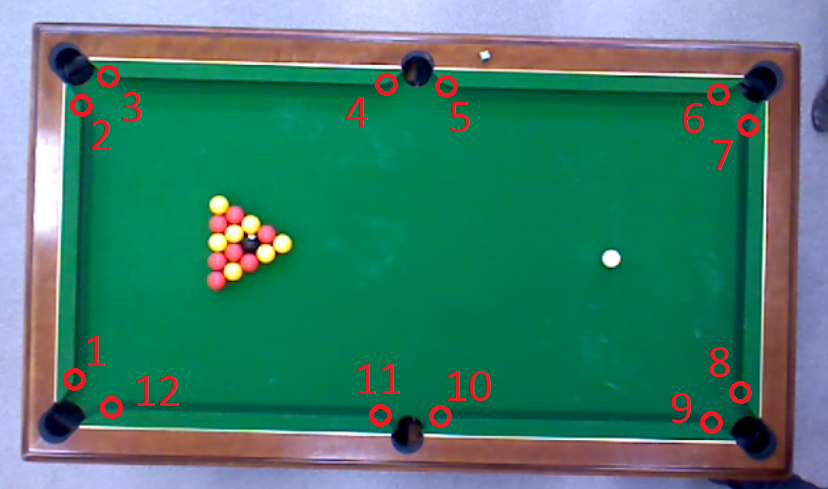
//> input picture Com/image_clicks.png, 828 x 489 px, given in place of Capture_20150204_1.mp4, which was not available
$ ./Main   (built with g++ and OpenCV 4)
//> lines starting //> are read from the running program, lines starting //| are printed output that depends on the picture; after the words box and inside, x2 and y2 are one past the last pixel; in counts of white or black regions, pixels touching at a corner belong together; pictures that were not available may be replaced by others from this repository, and a replacement may not be noted
### opencv/Main.h
using namespace cv;
using namespace std;

struct Bille
{
	int x;
	int y;
	string color; //N (noir), B(blanc), J(jaune) ou R(rouge)
};

struct Droite{
	int a;
	int b;
	int c;
};

struct Segment{
	Droite d;
	Point p1;
	Point p2;
};

struct Vecteur {
	int x;
	int y;
};

### opencv/Main.cpp
//todo Bug: Le tracé de la queue est parfois affiché comme le symétrique de la position réelle
//todo Bug: la fonctionnalité rebonds ne fonctionne pas
//todo Ne chercher des cercles (boules) que sur le terrain de jeu (délimité par les bandes)
//todo Simplifier le main (isoler chaque partie sous forme de fonctions séparées
//todo Pour la canne : selectionner sa couleur avec du threshold, appliquer une fonction pour trouver son skelette, faire de la detection de ligne la dessus

#include "opencv2/highgui/highgui.hpp"
#include "opencv2/imgproc/imgproc.hpp"
#include "Main.h"
#include <iostream>
#include <cmath>
#include <string>
#include <vector>

//#define NBR	2

#define PI 3.14159265

Point posBlanche; //Position de la boule blanche sur la vidéo
bool blancheDetected = false; //Booléen pour savoir si la blanche a été trouvée

int maxCanneX = 640; //todo A modifier: dépend de la résolution de la vidéo
int minCanneX = 0;
int maxCanneY = 480; //todo A modifier: dépend de la résolution de la vidéo
int minCanneY = 0;

int ecartCanne = 100; //Définit le demi-côté du cadre autour de la blanche dans lequel on cherche la canne

int coefDirCanne = 0;
int ordOrigCanne = 0;

int compteurDePoint = 0;
int compteurDeCouleur = 0;
int compteurDeLigne = 0; //todo Trouver la signification

Rect myROI, ROICanne;

vector<Vec4i> lines;

Mat matRecadrer, matRotatedFrame, blam, dst, cdst;

int thresholdCanny = 9;
int thresholdCenter = 16;

int minLineLengh = 5;
int maxLineGap = 3;

int minRed = 110; //Valeur de couleur minimale qui définit le rouge
int maxRed = 130; //Valeur de couleur maximale qui définit le rouge
int maxNoire = 120; //Valeur de valeur maximale en dessous de laquelle on considère que c'est noir
int maxBlanche = 40; //Valeur de saturation maximale en dessous de laquelle on considère que c'est blanc
int minJaune = 80; //Valeur de couleur minimale qui définit le jaune
int maxJaune = 105; //Valeur de couleur maximale qui définit le jaune

//Paramêtres des cercles
const int DIST_MIN = 5;
const int MIN_SIZE = 5;
const int MAX_SIZE = 10;

const string curseurWindowName = "curseurs";

Droite droite(Point p1, Point p2);

Segment segment(Point p1, Point p2);

Point croisement(Droite d1, Droite d2);

bool appartient(Segment s, Point p);

// [20 lines left out: function intersection, not called in this run]

int pscalaire(Point p1, Point p2, Point p3, Point p4);

Point sym(Segment s, Point a);

// [26 lines left out: functions getPerpendiculaire, on_curseur, not called in this run]

void createcurseurs(){
	//crée une fenêtre de curseurs


	namedWindow(curseurWindowName, 0);
	//crée de la mémoire pour stocker les noms des curseurs
	char curseurName[50];
	sprintf(curseurName, "UpperCanny", thresholdCanny);
	sprintf(curseurName, "CenterDetection", thresholdCenter);

	sprintf(curseurName, "Min Red", minRed);
	sprintf(curseurName, "Max Red", maxRed);
	sprintf(curseurName, "Max Noire", maxNoire);
	sprintf(curseurName, "Max Blanche", maxBlanche);
	sprintf(curseurName, "Min Jaune", minJaune);
	sprintf(curseurName, "Max Jaune", maxJaune);


	createTrackbar("UpperCanny", curseurWindowName, &thresholdCanny, 20, on_curseur);
	createTrackbar("CenterDetection", curseurWindowName, &thresholdCenter, 50, on_curseur);


	createTrackbar("Min Red", curseurWindowName, &minRed, 255, on_curseur);
	createTrackbar("Max Red", curseurWindowName, &maxRed, 255, on_curseur);
	createTrackbar("Max Noire", curseurWindowName, &maxNoire, 255, on_curseur);
	createTrackbar("Max Blanche", curseurWindowName, &maxBlanche, 255, on_curseur);
	createTrackbar("Min Jaune", curseurWindowName, &minJaune, 255, on_curseur);
	createTrackbar("Max Jaune", curseurWindowName, &maxJaune, 255, on_curseur);

}

vector<Point> rebond(const Point coin[12], const Point boules[15], const Point blanche, const Point cane[2], const int rayon);

//Création d'un tableau de 12 points pour définir les bandes du billard, et les trous
Point rectangleBillard[12]; // Ensemble de points définissant les bandes du billard

//tableau des 4 points moyens
Point rectMoy[4];

//La canne
Point cannePoint[2];

Point positionBilles[16]; //Tableau des positions des billes non-blanches
vector<Point> Rebonds; //Vecteur de la prédiction des rebonds de la boule blanche

// Fonction pour récupérer les actions de la souris
// [14 lines left out: function CallBackFunc, not called in this run]

int main(int argc, char* argv[])
{
	posBlanche.x = 0;
	posBlanche.y = 0;
	//Initialisation de rectangleBillard (les bors du billards sont initialisés à des valeurs plausibles
	rectangleBillard[0].x = 85;
	rectangleBillard[0].y = 309;
	rectangleBillard[1].x = 58;
	rectangleBillard[1].y = 102;
	rectangleBillard[2].x = 80;
	rectangleBillard[2].y = 74;
	rectangleBillard[3].x = 287;
	rectangleBillard[3].y = 69;
	rectangleBillard[4].x = 349;
	rectangleBillard[4].y = 68;
	rectangleBillard[5].x = 540;
	rectangleBillard[5].y = 61;
	rectangleBillard[6].x = 575;
	rectangleBillard[6].y = 84;
	rectangleBillard[7].x = 571;
	rectangleBillard[7].y = 257;
	rectangleBillard[8].x = 560;
	rectangleBillard[8].y = 305;
	rectangleBillard[9].x = 358;
	rectangleBillard[9].y = 319;
	rectangleBillard[10].x = 294;
	rectangleBillard[10].y = 316;
	rectangleBillard[11].x = 103;
	rectangleBillard[11].y = 329;
	myROI = cvRect(rectangleBillard[0].x, rectangleBillard[2].y, rectangleBillard[7].x - rectangleBillard[0].x, rectangleBillard[8].y - rectangleBillard[2].y);

	// Chargement de la vidéo pour lecture
	//todo insérer en paramètre en début de programme
	VideoCapture cap("Capture_20150204_1.mp4");

	// En cas d'échec, fin du programme
	if (!cap.isOpened())
	{
		cout << "Impossible d'ouvrir le fichier vidéo" << endl;
		return -1;
	}

	const char* pzOriginalWindowName = "Original Video, Définissez les bandes ici";
	namedWindow(pzOriginalWindowName, CV_WINDOW_AUTOSIZE);

	const char* pzRotatingWindowName = "Rotated Video";
	//namedWindow( pzRotatingWindowName, CV_WINDOW_AUTOSIZE );

	const char* pzCirclesWindowName = "Circles Video";
	//namedWindow( pzCirclesWindowName, CV_WINDOW_AUTOSIZE );

	//Create the curseurs window
	createcurseurs();

	double iAngle = 180;
	double iAngle1 = 180;
	double iAngle2 = 180;
	double iAngle3 = 180;
	double iAngle4 = 180;

	while (true)
	{
		Mat matOriginalFrame;

		// Lecture d'une nouvelle image de la vidéo
		bool bSuccess = cap.read(matOriginalFrame);
//> matOriginalFrame is the input picture: 489 rows x 828 cols, CV_8UC3; mean B, G, R 108.6, 124.5, 63.9

		// En cas d'échec, fin du programme
		if (!bSuccess)
		{
			cout << "Cannot read the frame from video file" << endl;
			break;
		}

		imshow(pzOriginalWindowName, matOriginalFrame);

		//On déclare la fonction qui permet de déclecher tous les événements liés au clic de souris
		setMouseCallback(pzOriginalWindowName, CallBackFunc, NULL); //On choisi la fenêtre sur laquelle on travail

		//On affiche la fenêtre recadrée que lorsqu'on a fini de cliquer les 12 points
		if (compteurDePoint > 11)
		{
			// [42 lines of commented-out code are left out]
			matRecadrer = matOriginalFrame; // à enlever
		}
		else //On prend l'image d'origine tant qu'on a pas recadré l'image
		{
			matRecadrer = matOriginalFrame;
		}

		/////////////////////////////////////////////// Detection de Lignes //////////////////////////////////////////////////////////////////////////////////////////////

		Mat matLine;

		if (blancheDetected = false)//Si la boule blanche n'est pas détectée
		{
			//Alors on cherche à l'intérieur de tout le billard
			ROICanne = myROI;
			//cout << "lines est empty" << endl;
		}
		else//la boule blanche est détectée
		{
			//Alors on cherche à proximité de la position précédente de la boule blanche, dans les limites où le cadre ne dépasse pas la matrice originale
			ROICanne = cvRect(min(max(0, posBlanche.x - ecartCanne),matOriginalFrame.cols-1-2*ecartCanne), min(max(0,posBlanche.y - ecartCanne),matOriginalFrame.rows-1-2*ecartCanne), 2 * ecartCanne, 2 * ecartCanne);
			//cout << "On a trouvé une canne" << endl;
		}

		blancheDetected = false; //Si la boule blanche était détectée on remet à false pour le tour suivant
		matLine = matOriginalFrame(ROICanne);
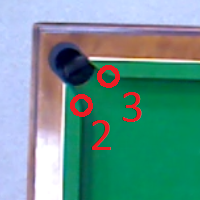
//> matLine: 200 rows x 200 cols, CV_8UC3; mean B, G, R 143, 147.7, 102.6

		Canny(matLine, dst, 50, 50*3, 3);
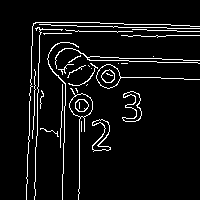
//> dst: 200 rows x 200 cols, CV_8UC1; 6.3% white in thin lines or dots, all inside (x1, y1, x2, y2) = (26, 22, 200, 200)

		HoughLinesP(dst, lines, 1, CV_PI / 360, 50, minLineLengh, maxLineGap); //Plus le 3eme membre est petit plus la fonction est précise mais lente
//> lines = 35 lines (x1, y1, x2, y2), first 8: [168, 62, 197, 62], [97, 26, 117, 26], [27, 176, 27, 154], [65, 105, 65, 83], [100, 57, 147, 58], [36, 146, 37, 97], [145, 24, 170, 24], [30, 100, 31, 50]

		for (size_t i = 0; i < lines.size(); i++)
		{
			Vec4i l = lines[i];

			line(matLine, Point(l[0], l[1]), Point(l[2], l[3]), Scalar(0, 0, 255), 1, CV_AA);
			//On essaye d'identifier les lignes correspondant à la canne
		}
//> this loop made 35 passes
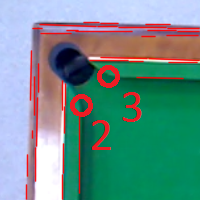
//> matLine: 200 rows x 200 cols, CV_8UC3; 8.51% of pixels changed, all inside (x1, y1, x2, y2) = (25, 21, 200, 200)

		//Calcul de la moyenne des coeficients directeurs
		for (size_t j = 0; j < lines.size(); j++)
		{
			if (lines[j][2] - lines[j][0] != 0) //On évite la division par zéro
			{
				int coefDir;
				//int ordOrig;
				int maxX = max(lines[j][0], lines[j][2]);
				int minX = min(lines[j][0], lines[j][2]);
				if (lines[j][0] == maxX)
				{
					int temp = lines[j][3];
					lines[j][3] = lines[j][1];
					lines[j][1] = temp;
				}
				coefDir = (lines[j][3] - lines[j][1]) / (maxX - minX);
				//ordOrig = lines[j][1] - coefDir * lines[j][0];
				//On fait la moyenne des coef directeurs et des ordonnées à l'origine
				coefDirCanne = (coefDirCanne + coefDir) / (j + 1);
				//ordOrigCanne = (ordOrigCanne + ordOrig) / (j + 1);
			}
		}
//> this loop made 35 passes
//> (maxX, minX, coefDir, coefDirCanne) on passes 1, 2, 5, 6, 7, 8, 10, 12: (197, 168, 0, 0), (117, 97, 0, 0), (147, 100, 0, 0), (37, 36, -49, -1431655774), (170, 145, 0, -2045222524), (31, 30, -50, -255652822), (199, 167, 0, -1743552201), (183, 136, 0, 1286359748)
//> after the loop, coefDirCanne = 0
		//Calcul des max en min
		for (size_t k = 0; k < lines.size(); k++)
		{
			maxCanneX = max(lines[k][0], lines[k][2]);
			maxCanneY = max(lines[k][1], lines[k][3]);
			minCanneX = min(lines[k][0], lines[k][2]);
			minCanneY = min(lines[k][1], lines[k][3]);
		}
//> this loop made 35 passes
//> (maxCanneX, maxCanneY, minCanneX, minCanneY) on passes 1 to 8: (197, 62, 168, 62), (117, 26, 97, 26), (27, 176, 27, 154), (65, 105, 65, 83), (147, 58, 100, 57), (37, 146, 36, 97), (170, 24, 145, 24), (31, 100, 30, 50)

		if (coefDirCanne <= 0)
		{
			cannePoint[0].x = minCanneX;
//> cannePoint = 2 Points (x, y): [148, 0], [0, 0]
			cannePoint[0].y = minCanneY;
//> cannePoint = 2 Points (x, y): [148, 58], [0, 0]
			cannePoint[1].x = maxCanneX;
//> cannePoint = 2 Points (x, y): [148, 58], [199, 0]
			cannePoint[1].y = maxCanneY;
//> cannePoint = 2 Points (x, y): [148, 58], [199, 60]
		}
		if (coefDirCanne > 0)
		{
			cannePoint[0].x = minCanneX;
			cannePoint[0].y = maxCanneY;
			cannePoint[1].x = maxCanneX;
			cannePoint[1].y = minCanneY;
		}
		imshow(pzRotatingWindowName, dst);
		////////////////////////////////////// Detection de cercles //////////////////////////////////////////////////////////////////////


		//On crée deux matrices
		//src : image d'origine
		//gray : image convertie en noir et blanc
		Mat src, gray;
		//src = imread( "building.jpg", 1 );resize(src,src,Size(640,480));
		//cap.read(src);
		src = matRecadrer;
		//Conversion de l'image source en N&B, stockage dans la matrice 'gray'
		cvtColor(src, gray, CV_BGR2GRAY);
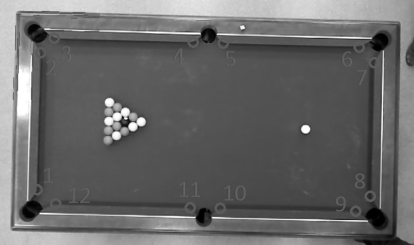
//> gray: 489 rows x 828 cols, CV_8UC1 (shown at 1/2 size); min 0, max 255, mean 104.3

		// On réduit le bruit par un flou gaussien pour affiner la détection des cercles
		// N&B -> N&B
		GaussianBlur(gray, gray, Size(13, 13), 1, 1);

		vector<Vec3f> circles;

		//circles.resize(16); // Redéfinit le nombre de cercles recherchés -> il faudrait trouver comment utiliser gpu car dans ce cas le nombre de cercles est un paramêtre de HoughCircle -> c'est mieux !!!

		// Application la transformée de Hough pour trouver les cercles
		HoughCircles(gray, circles, CV_HOUGH_GRADIENT, 1, DIST_MIN, thresholdCanny, thresholdCenter, MIN_SIZE, MAX_SIZE);
//> circles = 34 circles (x, y, radius), first 12: [460.5, 122.5, 9.4], [248.5, 262.5, 8.2], [232.5, 270.5, 8.2], [610.5, 257.5, 8.2], [218.5, 204.5, 9.4], [250.5, 223.5, 8.2], [265.5, 252.5, 9.4], [281.5, 243.5, 9.4], [678.5, 402.5, 8.2], [100.5, 128.5, 9.4], [216.5, 259.5, 9.4], [721.5, 353.5, 6.9]


		// Dessin des cercles détectés
		for (size_t i = 0; i < circles.size(); i++)
		{
			Point center(cvRound(circles[i][0]), cvRound(circles[i][1]));
			int radius = cvRound(circles[i][2]);
			//circle( src, center, 2, Scalar(0,255,0), -1, 8, 0 );// circle center
			circle(src, center, radius, Scalar(255, 255, 0), 1, 8, 0);// circle outline
			//cout << "center : " << center << "\nradius : " << radius << endl;
		}
//> this loop made 34 passes
//> (center, radius) on passes 1 to 8: (Point(460, 122), 9), (Point(248, 262), 8), (Point(232, 270), 8), (Point(610, 258), 8), (Point(218, 204), 9), (Point(250, 224), 8), (Point(266, 252), 9), (Point(282, 244), 9)
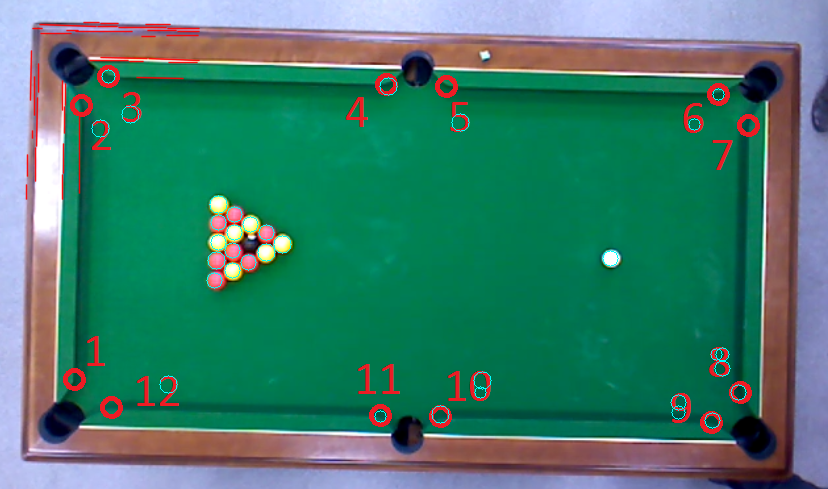
//> src: 489 rows x 828 cols, CV_8UC3; mean B, G, R 108.6, 124.4, 63.7


		////////////////////////////////////// Détection de couleurs à l'intérieur des cercles ///////////////////////////////////////////////////
		Mat img_rgb, img_hsv;
		img_rgb = src;
		//On convertit img_rgb en img_hsv
		cvtColor(img_rgb, img_hsv, CV_RGB2HSV);
//> img_hsv: 489 rows x 828 cols, CV_8UC3; mean H, S, V 53.3, 187.4, 145.2
		//On crée un tableau des billes
		struct Bille TableauBilles[16];

		//On cherche le couleur à l'intérieur de chaque cercle pour éviter les erreurs d'assertion
		for (size_t i = 0; i < circles.size(); i++)
		{

			int bla = compteurDeCouleur % 1; //On fait l'opération une fois tous les 2 tours
			if (bla == 0)
			{
				//Dans la fonction qui suit y est en premier et x en second


				//Le "point" la ligne qui suit est d'une importance primordiale !!!!
				Vec3b intensity;
				int hue = 0;
				int saturation = 0;
				int value = 0;
				for (size_t j = 0; j < 2 * MIN_SIZE + 1; j++) //On fait une analyse sur une ligne le long de l'axe des x
				{
					intensity= img_hsv.at<Vec3b>(Point(cvRound(circles[i][0])-MIN_SIZE+j, cvRound(circles[i][1])));//On s'intéresse ici au point d'une des billes
					hue+=(int)intensity.val[0];
					saturation += (int)intensity.val[1];
					value += (int)intensity.val[2];
				}

				hue /= (2 * MIN_SIZE + 1);
				saturation /= (2 * MIN_SIZE + 1);
				value /= (2 * MIN_SIZE + 1);
				// On récupère les paramètres HSV


				//Si la couleur est comprise dans un intervalle correct alors on considère qu'on a une bille sinon non


				if (saturation < maxBlanche)
				{
					blancheDetected = true;
					if (compteurDeLigne == 0)
					{
						TableauBilles[i].color = "Blanche";
						//cout << "Color " << TableauBilles[i].color <<endl;
						//cout << "( " << hue << ", " << saturation << ", " << value << " )" << endl;
						posBlanche.x = circles[i][0];
						posBlanche.y = circles[i][1];
						//cout << posBlanche.x << endl;
						putText(src, TableauBilles[i].color, cv::Point(cvRound(circles[i][0]), cvRound(circles[i][1])), 1, 1, Scalar(255, 255, 255));
					}
					else if ((circles[i][0] < posBlanche.x + 50) && (circles[i][0] > posBlanche.x - 50))
					{
						TableauBilles[i].color = "Blanche";
						//cout << "Color " << TableauBilles[i].color <<endl;
						//cout << "( " << hue << ", " << saturation << ", " << value << " )" << endl;
						posBlanche.x = circles[i][0];
						posBlanche.y = circles[i][1];
						//cout << posBlanche.x << endl;
						putText(src, TableauBilles[i].color, cv::Point(cvRound(circles[i][0]), cvRound(circles[i][1])), 1, 1, Scalar(255, 255, 255));
					}
					else
					{
						//todo Bugfix temporaire: désormais, on ne cherche plus la boule blanche à proximité de sa dernière position, mais sur tout le terrain
						TableauBilles[i].color = "Blanche";
						//cout << "Color " << TableauBilles[i].color <<endl;
						//cout << "( " << hue << ", " << saturation << ", " << value << " )" << endl;
						posBlanche.x = circles[i][0];
						posBlanche.y = circles[i][1];
						//cout << posBlanche.x << endl;
						putText(src, TableauBilles[i].color, cv::Point(cvRound(circles[i][0]), cvRound(circles[i][1])), 1, 1, Scalar(255, 255, 255));
					}
				}
				else if (value < maxNoire)
				{
					TableauBilles[i].color = "Noire";
					//cout << "Color " << TableauBilles[i].color <<endl;
					//cout << "( " << hue << ", " << saturation << ", " << value << " )" << endl;

					putText(src, TableauBilles[i].color, cv::Point(cvRound(circles[i][0]), cvRound(circles[i][1])), 1, 1, Scalar(0, 0, 0));
				}
				else if (hue < maxRed && hue > minRed)
				{
//> (the run ends here: the program stops with an error, at `TableauBilles[i].color = "Rouge";`)

$ run again, on Com/Bandes.png
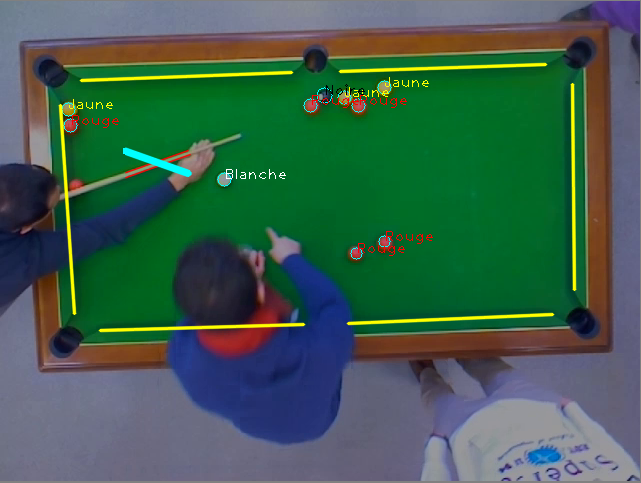
//> input picture Com/Bandes.png, 641 x 483 px, given in place of Capture_20150204_1.mp4, which was not available
//> matOriginalFrame is the input picture: 483 rows x 641 cols, CV_8UC3; mean B, G, R 78.7, 95.7, 61.7
//> dst: 200 rows x 200 cols, CV_8UC1; 7.5% white in thin lines or dots, all inside (x1, y1, x2, y2) = (0, 33, 200, 200)
//> lines = 32 lines (x1, y1, x2, y2), first 8: [75, 37, 90, 37], [110, 77, 199, 74], [105, 63, 125, 63], [112, 65, 136, 65], [125, 171, 148, 163], [91, 37, 153, 35], [61, 44, 140, 44], [165, 63, 199, 63]
//> the loop `for (size_t i = 0; i < lines.size(); i++)` made 32 passes
//> after the loop `for (size_t i = 0; i < lines.size(); i++)`:
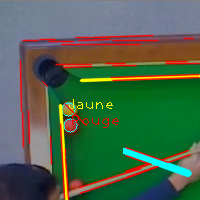
//> matLine: 200 rows x 200 cols, CV_8UC3; mean B, G, R 76.1, 101.3, 75.7
//> the loop `for (size_t j = 0; j < lines.size(); j++)` made 32 passes
//> (maxX, minX, coefDir, coefDirCanne) on passes 1 to 8: (90, 75, 0, 0), (199, 110, 0, 0), (125, 105, 0, 0), (136, 112, 0, 0), (148, 125, 0, 0), (153, 91, 0, 0), (140, 61, 0, 0), (199, 165, 0, 0)
//> after the loop `for (size_t j = 0; j < lines.size(); j++)`: coefDirCanne = 0
//> the loop `for (size_t k = 0; k < lines.size(); k++)` made 32 passes
//> (maxCanneX, maxCanneY, minCanneX, minCanneY) on passes 1 to 8: (90, 37, 75, 37), (199, 77, 110, 74), (125, 63, 105, 63), (136, 65, 112, 65), (148, 171, 125, 163), (153, 37, 91, 35), (140, 44, 61, 44), (199, 63, 165, 63)
//> `cannePoint[0].x = minCanneX;`: cannePoint = 2 Points (x, y): [64, 0], [0, 0]
//> `cannePoint[0].y = minCanneY;`: cannePoint = 2 Points (x, y): [64, 103], [0, 0]
//> `cannePoint[1].x = maxCanneX;`: cannePoint = 2 Points (x, y): [64, 103], [86, 0]
//> `cannePoint[1].y = maxCanneY;`: cannePoint = 2 Points (x, y): [64, 103], [86, 125]
//> circles = 9 circles (x, y, radius): [358.5, 105.5, 7.1], [310.5, 105.5, 7.1], [323.5, 93.5, 7.1], [381.5, 86.5, 9.4], [223.5, 178.5, 7], [384.5, 241.5, 6.9], [69.5, 124.5, 7.1], [355.5, 252.5, 6.2], [68.5, 106.5, 6]
//> the loop `for (size_t i = 0; i < circles.size(); i++)` made 9 passes
//> (center, radius) on passes 1 to 8: (Point(358, 106), 7), (Point(310, 106), 7), (Point(324, 94), 7), (Point(382, 86), 9), (Point(224, 178), 7), (Point(384, 242), 7), (Point(70, 124), 7), (Point(356, 252), 6)
//> img_hsv: 483 rows x 641 cols, CV_8UC3; mean H, S, V 58.2, 155.6, 115.5
//> the loop `for (size_t i = 0; i < circles.size(); i++)` made 9 passes
//> (hue, saturation, value) on passes 1 to 8: (120, 155, 184), (118, 155, 177), (21, 115, 93), (85, 144, 182), (24, 15, 193), (106, 179, 198), (121, 164, 185), (107, 184, 201)
//> cb = Point(223, 0)
//> cb = Point(223, 178)
//> r = 175
//> apt = 100 Points (x, y), first 12: [86, 125], [0, 0], [0, 0], [0, 0], [0, 0], [0, 0], [0, 0], [0, 0], [0, 0], [0, 0], [0, 0], [0, 0]
//> bpt = 100 Points (x, y), first 12: [64, 103], [-10, -10], [-10, -10], [-10, -10], [-10, -10], [-10, -10], [-10, -10], [-10, -10], [-10, -10], [-10, -10], [-10, -10], [-10, -10]
//> the loop in rebond, `` made 6 passes
//> the loop in rebond, `` made 6 passes
//> after the loop in rebond, ``: t = 0; bs = 6 items; j = 5
//> Rebonds has the same summary as apt in rebond
//> after the loop `for (int i = 0; i < 12; i += 2)`:
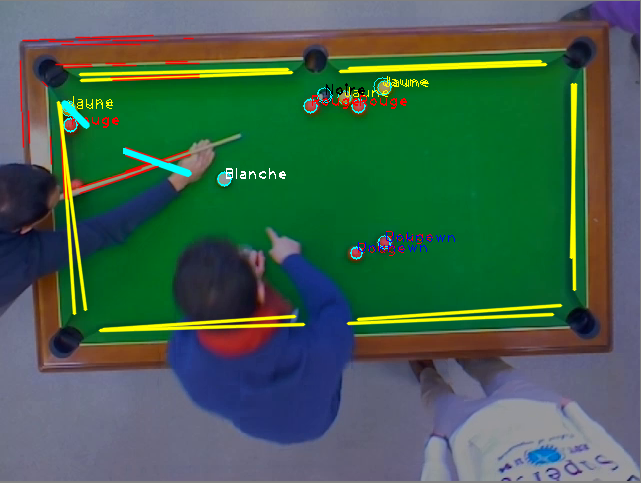
//> matOriginalFrame: 483 rows x 641 cols, CV_8UC3; 3.15% of pixels changed, all inside (x1, y1, x2, y2) = (19, 34, 578, 332)
//> after the loop `while (!(Rebonds[i+1].x == 0 && Rebonds[i+1].y == 0))`: i = 0
